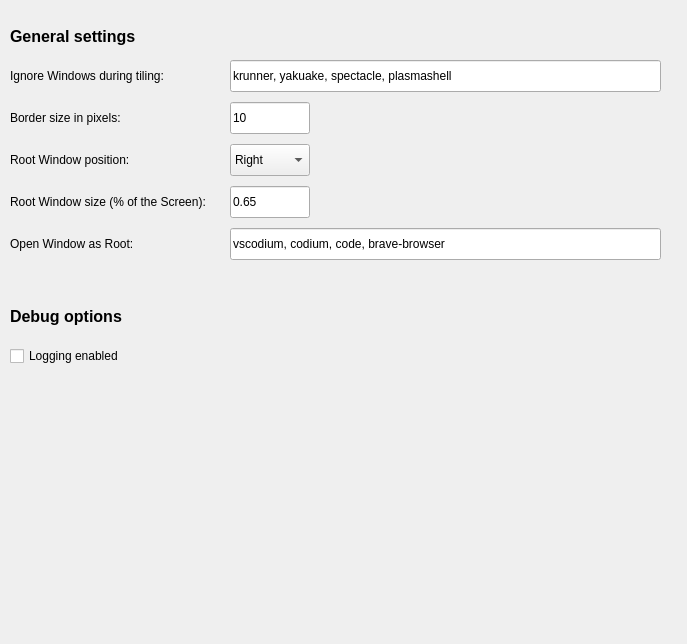
<?xml version="1.0" encoding="UTF-8"?>
<ui version="4.0">
 <class>Kwin::ReptileConfigForm</class>
 <widget class="QWidget" name="Kwin::ReptileConfigForm">
  <property name="geometry">
   <rect>
    <x>0</x>
    <y>0</y>
    <width>687</width>
    <height>644</height>
   </rect>
  </property>
  <property name="windowTitle">
   <string>repTile</string>
  </property>
  <widget class="QLabel" name="IgnoreList">
   <property name="geometry">
    <rect>
     <x>10</x>
     <y>60</y>
     <width>190</width>
     <height>32</height>
    </rect>
   </property>
   <property name="layoutDirection">
    <enum>Qt::LeftToRight</enum>
   </property>
   <property name="text">
    <string>Ignore Windows during tiling:</string>
   </property>
  </widget>
  <widget class="QLineEdit" name="kcfg_IgnoreList">
   <property name="geometry">
    <rect>
     <x>230</x>
     <y>60</y>
     <width>431</width>
     <height>32</height>
    </rect>
   </property>
   <property name="text">
    <string>krunner, yakuake, spectacle, plasmashell</string>
   </property>
  </widget>
  <widget class="QLabel" name="GeneralSettings">
   <property name="geometry">
    <rect>
     <x>10</x>
     <y>20</y>
     <width>161</width>
     <height>32</height>
    </rect>
   </property>
   <property name="font">
    <font>
     <pointsize>12</pointsize>
     <weight>75</weight>
     <bold>true</bold>
    </font>
   </property>
   <property name="text">
    <string>General settings</string>
   </property>
  </widget>
  <widget class="QLabel" name="BorderSize">
   <property name="geometry">
    <rect>
     <x>10</x>
     <y>102</y>
     <width>190</width>
     <height>32</height>
    </rect>
   </property>
   <property name="text">
    <string>Border size in pixels:</string>
   </property>
  </widget>
  <widget class="QLineEdit" name="kcfg_BorderSize">
   <property name="geometry">
    <rect>
     <x>230</x>
     <y>102</y>
     <width>80</width>
     <height>32</height>
    </rect>
   </property>
   <property name="text">
    <string>10</string>
   </property>
  </widget>
  <widget class="QLabel" name="RootWindowPosition">
   <property name="geometry">
    <rect>
     <x>10</x>
     <y>144</y>
     <width>190</width>
     <height>32</height>
    </rect>
   </property>
   <property name="text">
    <string>Root Window position:</string>
   </property>
  </widget>
  <widget class="QComboBox" name="kcfg_RootWindowPosition">
   <property name="geometry">
    <rect>
     <x>230</x>
     <y>144</y>
     <width>80</width>
     <height>32</height>
    </rect>
   </property>
   <item>
    <property name="text">
     <string>Right</string>
    </property>
   </item>
   <item>
    <property name="text">
     <string>Left</string>
    </property>
   </item>
  </widget>
  <widget class="QLabel" name="RootWindowSize">
   <property name="geometry">
    <rect>
     <x>10</x>
     <y>186</y>
     <width>220</width>
     <height>32</height>
    </rect>
   </property>
   <property name="text">
    <string>Root Window size (% of the Screen):</string>
   </property>
  </widget>
  <widget class="QLineEdit" name="kcfg_RootWindowSize">
   <property name="geometry">
    <rect>
     <x>230</x>
     <y>186</y>
     <width>80</width>
     <height>32</height>
    </rect>
   </property>
   <property name="text">
    <string>0.65</string>
   </property>
  </widget>
  <widget class="QLabel" name="RegisterAsRoot">
   <property name="geometry">
    <rect>
     <x>10</x>
     <y>228</y>
     <width>220</width>
     <height>32</height>
    </rect>
   </property>
   <property name="text">
    <string>Open Window as Root:</string>
   </property>
  </widget>
  <widget class="QLineEdit" name="kcfg_RegisterAsRoot">
   <property name="geometry">
    <rect>
     <x>230</x>
     <y>228</y>
     <width>431</width>
     <height>32</height>
    </rect>
   </property>
   <property name="text">
    <string>vscodium, codium, code, brave-browser</string>
   </property>
  </widget>
  <widget class="QLabel" name="DebugOptions">
   <property name="geometry">
    <rect>
     <x>10</x>
     <y>300</y>
     <width>161</width>
     <height>32</height>
    </rect>
   </property>
   <property name="font">
    <font>
     <pointsize>12</pointsize>
     <weight>75</weight>
     <bold>true</bold>
    </font>
   </property>
   <property name="text">
    <string>Debug options</string>
   </property>
  </widget>
  <widget class="QCheckBox" name="kcfg_IsLoggingEnabled">
   <property name="geometry">
    <rect>
     <x>10</x>
     <y>340</y>
     <width>220</width>
     <height>32</height>
    </rect>
   </property>
   <property name="text">
    <string>Logging enabled</string>
   </property>
  </widget>
 </widget>
 <resources/>
 <connections/>
</ui>
